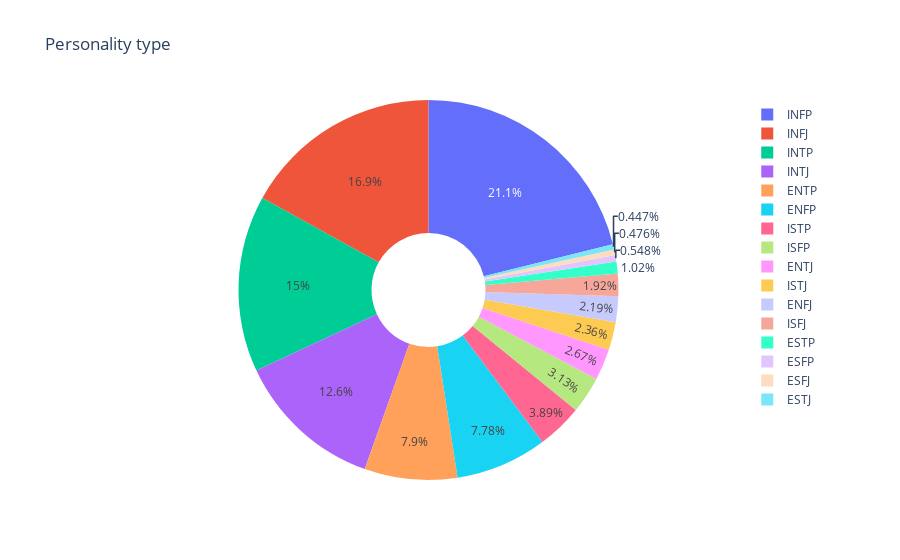

Notebook source saved alongside this figure:
### Code cell
px.pie(train_data,names='type',title='Personality type',hole=0.3)

### Figure 1 — Plotly figure (JSON) as saved in the notebook; plotly's stock layout.template omitted (floating-point values rounded to 4 significant figures; data arrays with more than 128 entries replaced by an {"elided": "..."} marker saying what was removed)
{"data": [{"domain": {"x": [0, 1], "y": [0, 1]}, "hole": 0.3, "hovertemplate": "type=%{label}<extra></extra>", "labels": {"elided": "6940 str values"}, "legendgroup": "", "name": "", "showlegend": true, "type": "pie"}], "layout": {"legend": {"tracegroupgap": 0}, "title": {"text": "Personality type"}}}
